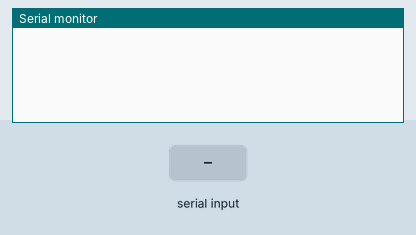
Simulated run of this sketch. Board: Arduino Uno, built with avr-gcc and run on an emulated ATmega328P. On the bench: the last lines printed to the serial monitor. The test bench sets the inputs (shaded band).

Above: at 1.2 s.
1.3 s: "90,45\n" received over Serial
At 2.0 s:
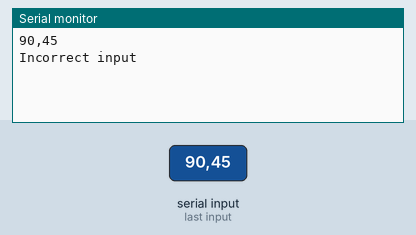
2.8 s: "0\n" received over Serial
At 3.1 s:
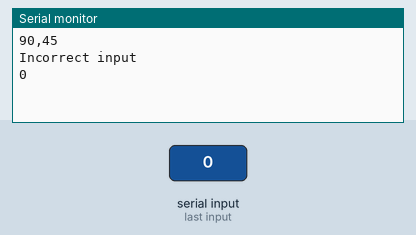
4.3 s: "5\n" received over Serial
At 5.5 s:
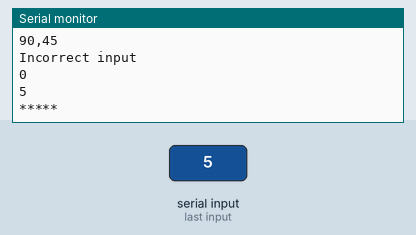
5.8 s: "90\n" received over Serial
At 6.9 s:
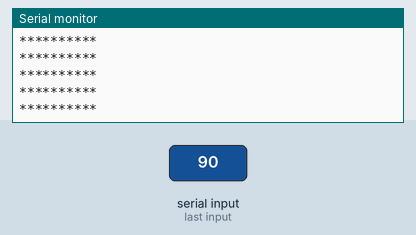

The sketch:

Assignment5.ino
```cpp
// Program: Ex5_Array.ino
/*
   Exercise 5 Array, string, and function
   Echo with some modifications
*/

char buf[100] = {0};  // this is an array
char inChar;
bool stringComplete = false;
int i = 0;

bool correct = 1;

// declare the function
// char ConvertString(char);

void setup()
{
  // Initialize serial and wait for port to open
  Serial.begin(115200);
  while (!Serial)
  {
    // Wait for serial port to connect, needed for native USB port only
  }
}

void loop()
{
  correct = 1;
  while (Serial.available())
  {
    inChar = (char)Serial.read();

    if (inChar == '\n')   // change '\n' to '~' when using Tinkercad
    {
      buf[i++] = inChar;  // last character is newline
      buf[i] = 0;         // string array should be terminated with a zero
      stringComplete = true;
    }
    else
    {
      if (isdigit(inChar)==0){
        correct=0;
      }
      // some actions after received
      buf[i++] = inChar;
    }
  }

  if (stringComplete)
  {
    Serial.print(buf);    // the printing of string will be stopped when zero is reached
    stringComplete = false;
    if(!correct){
      incorrect();
    }else{
      if(i<=3){
        int star = atoi(buf);
        PrintStars(star);
      }else{
        incorrect();
        stringComplete = false;
      }
    }
    i = 0;
  }
}

void incorrect(){
  // inChar = 0;
  // buf[i] = 0;
  // i=0;
  Serial.println("Incorrect input");
}

void PrintStars(int num)
{
  int numRows = num / 10;  // calculate number of rows
  int remainingStars = num % 10;  // calculate remaining stars

  for (int row = 0; row < numRows; row++)
  {
    for (int col = 0; col < 10; col++)
    {
      Serial.print("*");
    }
    Serial.println();
  }

  for (int star = 0; star < remainingStars; star++)
  {
    Serial.print("*");
  }
  Serial.println();
}

/* not need
// body of the function
char ConvertString(char x)
{
  if (isUpperCase(x))
    return (toLowerCase(x));
  else if (isLowerCase(x))
    return (toUpperCase(x));
  else
    return (x);
}
*/
```

Measured:
- after the input at 1.3 s, the serial monitor: prints a new line at once (image 1)
- after the input at 2.8 s, the serial monitor: prints a new line at once (image 2)
- after the input at 4.3 s, the serial monitor: prints a new line at once (image 3)
- after the input at 5.8 s, the serial monitor: prints a new line at once (image 4)
